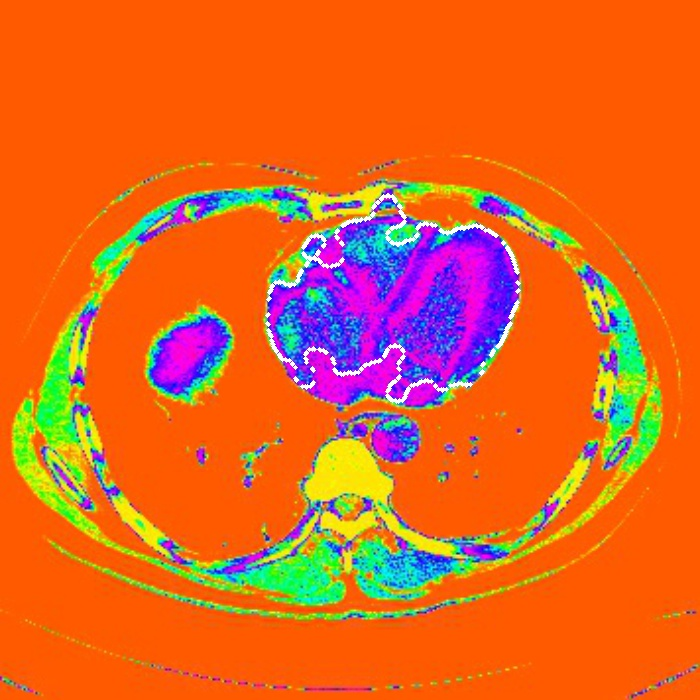
#> input picture Liver_OP_BG/liver-00000010.jpg, 700 x 700 px; its folder holds only this picture in this run
$ python tumor_trace3.py   (older library calls are emulated)
#> lines starting #> are read from the running program, lines starting #| are printed output that depends on the picture; after the words box and inside, x2 and y2 are one past the last pixel; in counts of white or black regions, pixels touching at a corner belong together
#> further down, img is the input picture: shape (700, 700, 3); mean B, G, R 35, 102.8, 224.7
from __future__ import division
import cv2
#to show the image
from matplotlib import pyplot as plt
import numpy as np
from math import cos, sin
import glob
green = (0, 255, 0)

def show(image):
    # Figure size in inches
    plt.figure(figsize=(10, 10))

    # Show image, with nearest neighbour interpolation
    plt.imshow(image, interpolation='nearest')

def overlay_mask(mask, image):
    #make the mask rgb
    rgb_mask = cv2.cvtColor(mask, cv2.COLOR_GRAY2RGB)
    #calculates the weightes sum of two arrays. in our case image arrays
    #input, how much to weight each.
    #optional depth value set to 0 no need
    img = cv2.addWeighted(rgb_mask, 0, image, 0.5, 0)
    return img

def find_biggest_contour(image):
    #Copy
    image = image.copy()
    #input, gives all the contours, contour approximation compresses horizontal,
    #vertical, and diagonal segments and leaves only their end points. For example,
    #an up-right rectangular contour is encoded with 4 points.
    #Optional output vector, containing information about the image topology.
    #It has as many elements as the number of contours.
    #we dont need it
    image, contours, hierarchy = cv2.findContours(image, cv2.RETR_LIST, cv2.CHAIN_APPROX_SIMPLE)
    #Isolate largest contour
    '''
    contour_sizes = [(cv2.contourArea(contour), contour) for contour in contours]

    biggest_contour=[]
    biggest_contour.append(max(contour_sizes, key=lambda x: x[0])[1])
    try:
    	biggest_contour.append(max(contour_sizes, key=lambda x: x[0])[2])
    except:
    	pass
    '''
    mask = np.zeros(image.shape, np.uint8)
    '''
    cv2.drawContours(mask, [biggest_contour], -1, 255, -1)
    return biggest_contour, mask
    '''
    return contours, mask

def circle_contour(image, contour):
    #Bounding ellipse
    image_with_contour = image.copy()
    #for i in range(1,5):
    cv2.drawContours(image_with_contour, contour, -1, (255,0,0), 5)
    #cv2.drawContours(image_with_contour, contour, 1, (255,0,0), 5)
    '''
    #easy function
    ellipse = cv2.fitEllipse(contour)
    #add it
    cv2.ellipse(image_with_contour, ellipse, green, 2, cv2.LINE_AA)
    '''
    #cv2.imshow("img",image_with_contour)
    #cv2.waitKey(0)
    return image_with_contour

def find_tumor(image):
    # we'll be manipulating pixels directly
    #most compatible for the transofrmations we're about to do
    image = cv2.cvtColor(image, cv2.COLOR_BGR2RGB)
    # Make a consistent size
    #get largest dimension
    max_dimension = max(image.shape)
#> max_dimension = 700
    #The maximum window size is 700 by 660 pixels. make it fit in that
    scale = 700/max_dimension
#> scale = 1
    #resize it. same width and hieght none since output is 'image'.
    image = cv2.resize(image, None, fx=scale, fy=scale)

    #we want to eliminate noise from our image. clean. smooth colors without
    #dots
    # Blurs an image using a Gaussian filter. input, kernel size, how much to filter, empty)
    image_blur = cv2.GaussianBlur(image, (7, 7), 0)
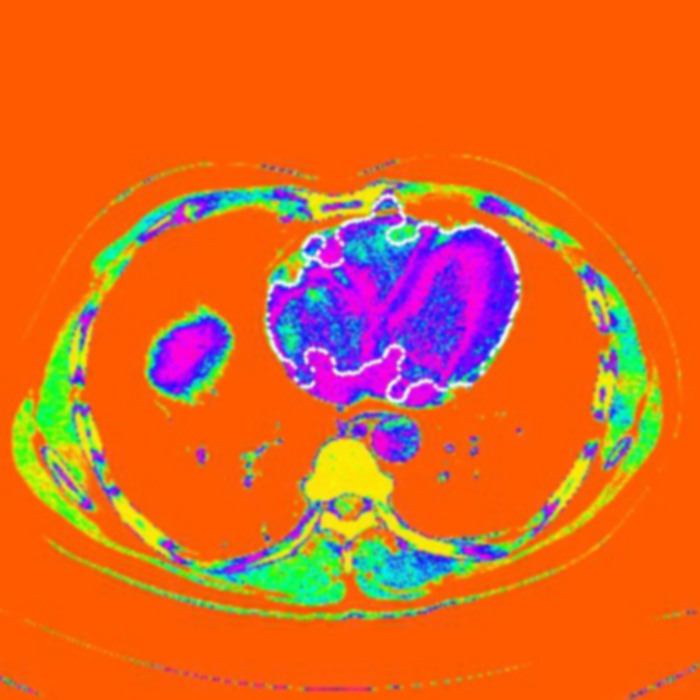
#> image_blur: shape (700, 700, 3); mean R, G, B 224.7, 102.8, 35
    #t unlike RGB, HSV separates luma, or the image intensity, from
    # chroma or the color information.
    #just want to focus on color, segmentation
    image_blur_hsv = cv2.cvtColor(image_blur, cv2.COLOR_RGB2HSV)
#> image_blur_hsv: shape (700, 700, 3); mean H, S, V 28.8, 239.7, 244

    # Filter by colour
    # Purple for Tumor
    min_color = np.array([30, 100, 80])
    max_color = np.array([110, 256, 256])
    #layer
    mask1 = cv2.inRange(image_blur_hsv, min_color, max_color)
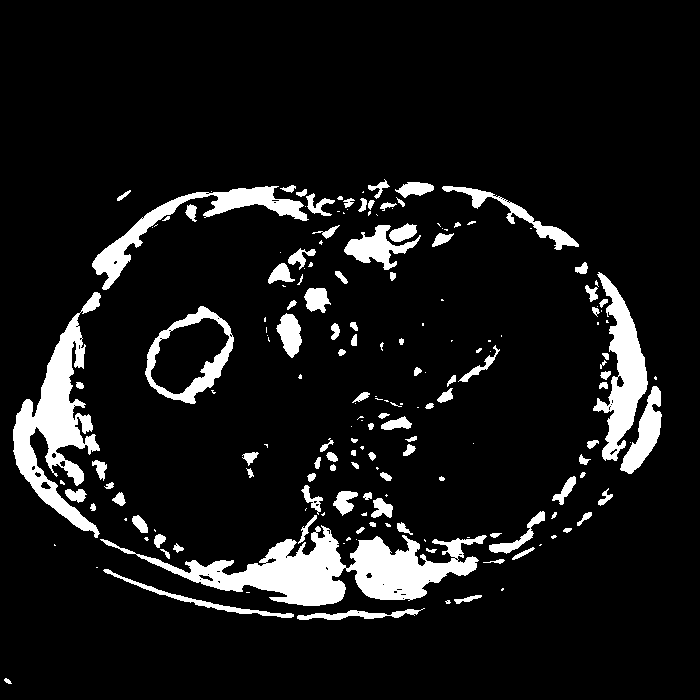
#> mask1: shape (700, 700); 9.3% white; 184 white regions (78 under 20 px), largest, box (x1, y1, x2, y2) and area: (100, 525, 487, 606) 11454, (13, 292, 101, 538) 7547, (593, 272, 648, 461) 4266

    min_color2 = np.array([170, 100, 80])
    max_color2 = np.array([180, 256, 256])
    mask2 = cv2.inRange(image_blur_hsv, min_color2, max_color2)
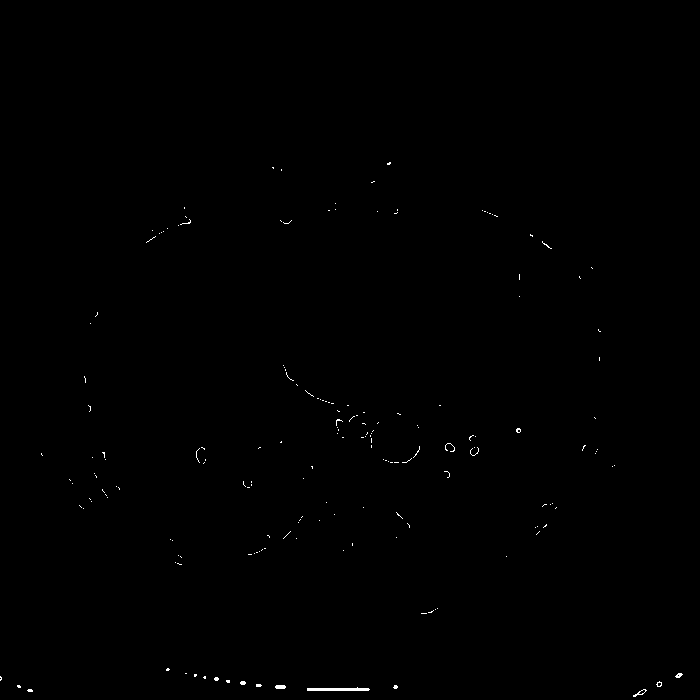
#> mask2: shape (700, 700); 0.21% white in thin lines or dots, all inside (x1, y1, x2, y2) = (0, 162, 683, 697)
    #looking for what is in both ranges
    # Combine masks
    mask = mask1 + mask2
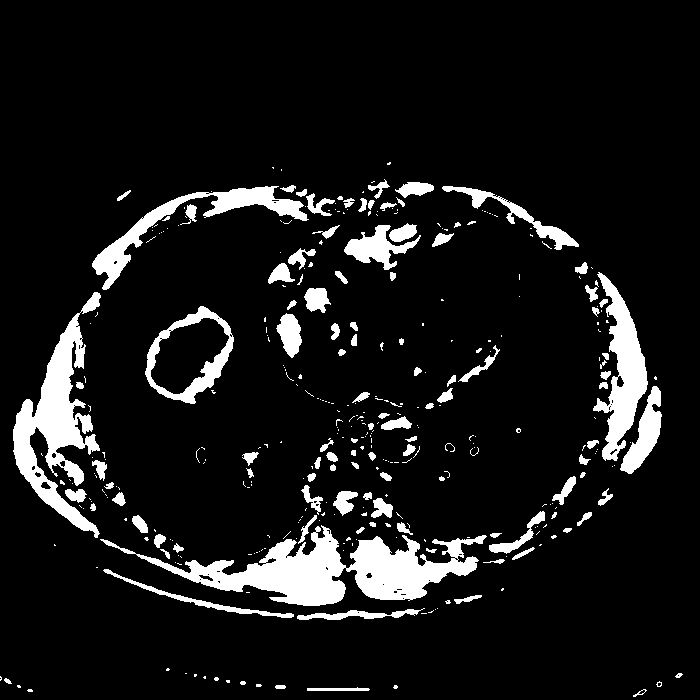
#> mask: shape (700, 700); 9.5% white; 366 white regions (254 under 20 px), largest, box (x1, y1, x2, y2) and area: (100, 525, 487, 606) 11454, (13, 292, 101, 538) 7547, (593, 272, 648, 461) 4266
    #mask = mask1
    # Clean up
    #we want to circle our tumor so we'll circle it with an ellipse
    #with a shape of 15x15
    kernel = cv2.getStructuringElement(cv2.MORPH_ELLIPSE, (15, 15))
    #morph the image. closing operation Dilation followed by Erosion.
    #It is useful in closing small holes inside the foreground objects,
    #or small black points on the object.
    mask_closed = cv2.morphologyEx(mask, cv2.MORPH_CLOSE, kernel)
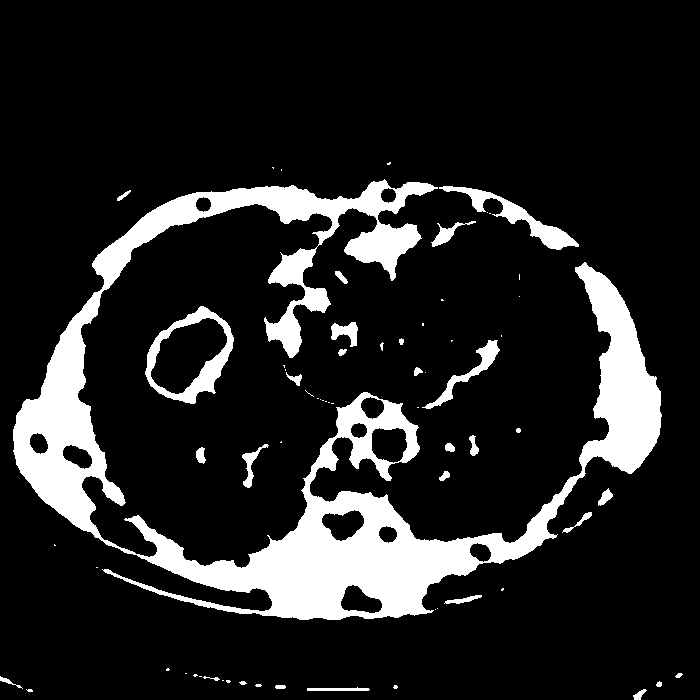
#> mask_closed: shape (700, 700); 13.9% white; 67 white regions (37 under 20 px), largest, box (x1, y1, x2, y2) and area: (13, 179, 662, 620) 60486, (145, 306, 234, 404) 2357, (439, 186, 579, 250) 1782
    #erosion followed by dilation. It is useful in removing noise
    mask_clean = cv2.morphologyEx(mask_closed, cv2.MORPH_OPEN, kernel)
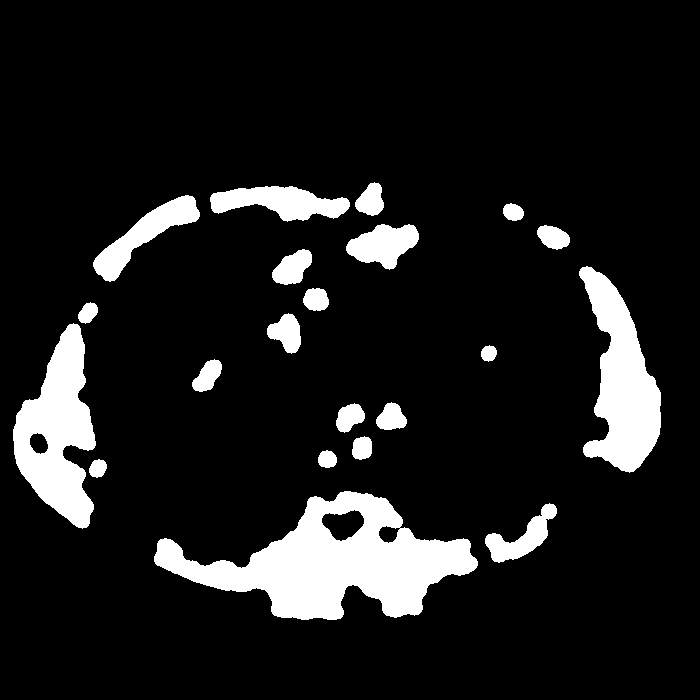
#> mask_clean: shape (700, 700); 11.1% white; 21 white regions

    # Find biggest tumor
    #get back list of segmented tumor and an outline for the biggest one
    big_tumor_contour, mask_tumors = find_biggest_contour(mask_clean)
#> in find_biggest_contour, `image, contours, hierarchy = cv2.findContours(image, cv2.RETR_LIST, cv..`: contours = 24 contours; largest, box (x1, y1, x2, y2) and area: (154, 491, 478, 620) 20068, (13, 323, 96, 529) 9476, (579, 266, 661, 473) 8727, (210, 186, 350, 222) 2870, (93, 195, 200, 282) 2802
#> mask_tumors: shape (700, 700); every value is 0
#> big_tumor_contour has the same summary as contours in find_biggest_contour

    # Overlay cleaned mask on image
    # overlay mask on image, tumor now segmented
    #overlay = overlay_mask(mask_clean, image)
    overlay = image
    # Circle biggest tumor
    #circle the biggest one
    circled = circle_contour(overlay, big_tumor_contour)
#> in circle_contour, `cv2.drawContours(image_with_contour, contour, -1, (255,0,0), 5)`:
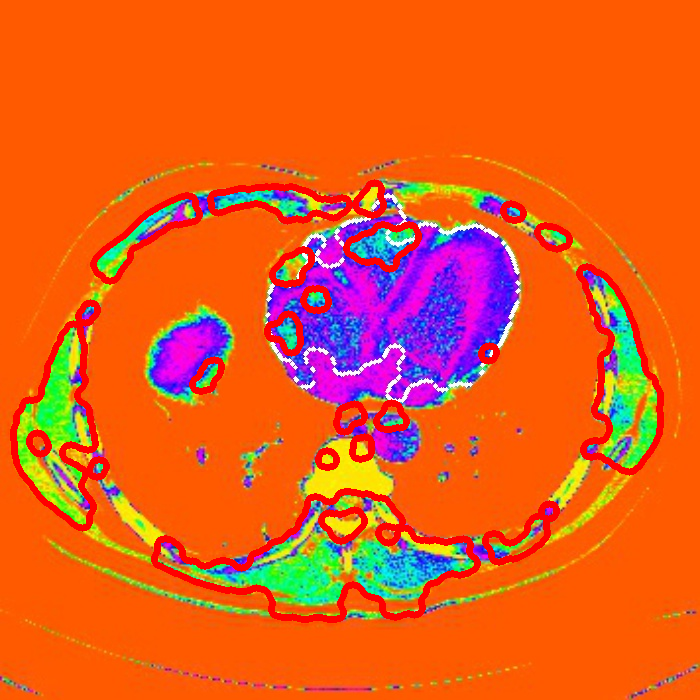
#> image_with_contour: shape (700, 700, 3); mean R, G, B 230.2, 93.6, 30.2
    show(circled)

    #we're done, convert back to original color scheme
    bgr = cv2.cvtColor(circled, cv2.COLOR_RGB2BGR)

    return bgr

#read the image
#image = cv2.imread('OP/JHS/img-8.jpg')
#image = cv2.imread('aniresult8.jpg')
#detect it
#result = find_tumor(image)
#print result
#write the new image
#cv2.imwrite('result8.jpg', result)
#work2

liver = glob.glob('Liver_OP_BG/*.jpg')
liver = sorted(liver)

for i in range(0, len(liver)):
	img = cv2.imread(liver[i])
	result = find_tumor(img)
	cv2.imwrite('Tumor_OP_BG/tumor-'+str(i).zfill(8)+'.jpg',result)

$ run again, on Liver_OP_BG/liver-00000071.jpg
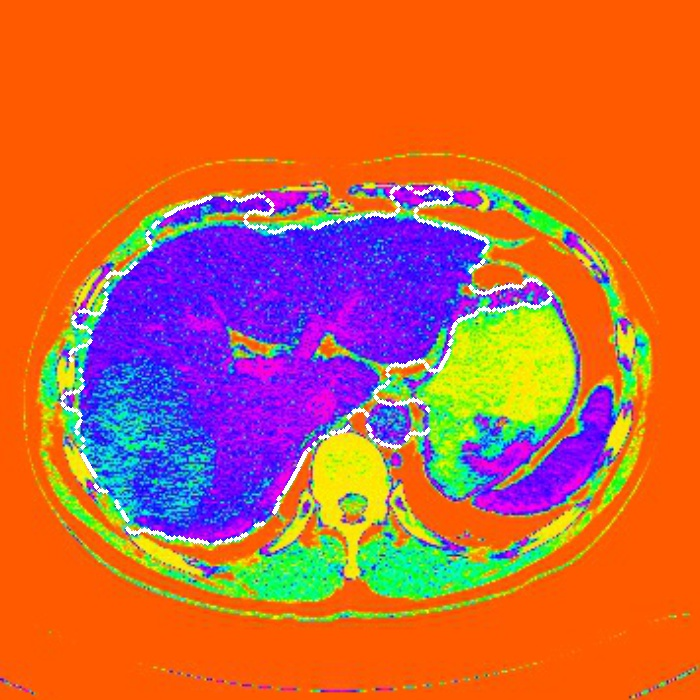
#> input picture Liver_OP_BG/liver-00000071.jpg, 700 x 700 px
#> img is the input picture: shape (700, 700, 3); mean B, G, R 64.1, 102.5, 201.8
#> image_blur_hsv: shape (700, 700, 3); mean H, S, V 42.8, 235.3, 242.4
#> in find_tumor, `mask1 = cv2.inRange(image_blur_hsv, min_color, max_color)`:
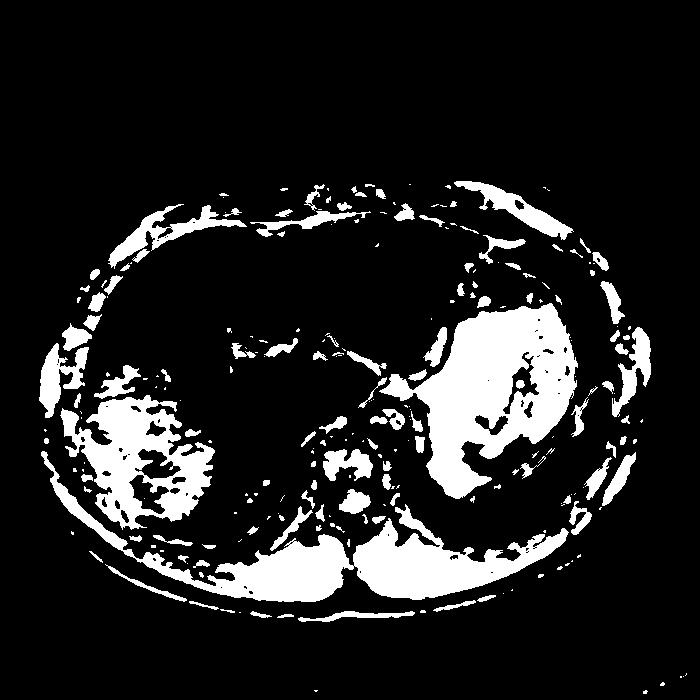
#> mask1: shape (700, 700); 13.8% white; 249 white regions (127 under 20 px), largest, box (x1, y1, x2, y2) and area: (379, 303, 578, 499) 18485, (41, 451, 569, 602) 16679, (60, 395, 215, 530) 9957
#> mask2: shape (700, 700); 0.12% white in thin lines or dots, all inside (x1, y1, x2, y2) = (0, 182, 634, 693)
#> mask_closed: shape (700, 700); 19.7% white; 53 white regions (35 under 20 px), largest, box (x1, y1, x2, y2) and area: (39, 182, 637, 622) 60540, (313, 181, 651, 509) 34018, (227, 328, 300, 359) 990
#> mask_clean: shape (700, 700); 17.4% white; 15 white regions
#> contours = 16 contours; largest, box (x1, y1, x2, y2) and area: (61, 367, 559, 613) 39076, (366, 297, 584, 502) 24168, (40, 211, 182, 417) 6324, (565, 438, 636, 532) 2714, (611, 317, 651, 422) 2647
#> mask_tumors: shape (700, 700); every value is 0
#> big_tumor_contour has the same summary as contours in find_biggest_contour
#> in circle_contour, `cv2.drawContours(image_with_contour, contour, -1, (255,0,0), 5)`:
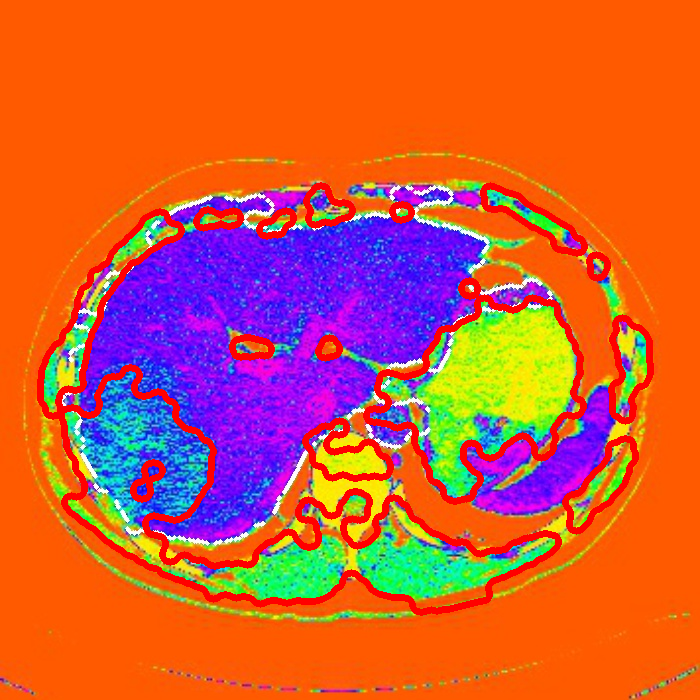
#> image_with_contour: shape (700, 700, 3); mean R, G, B 209.2, 92, 57

$ run again, on Liver_OP_BG/liver-00000054.jpg
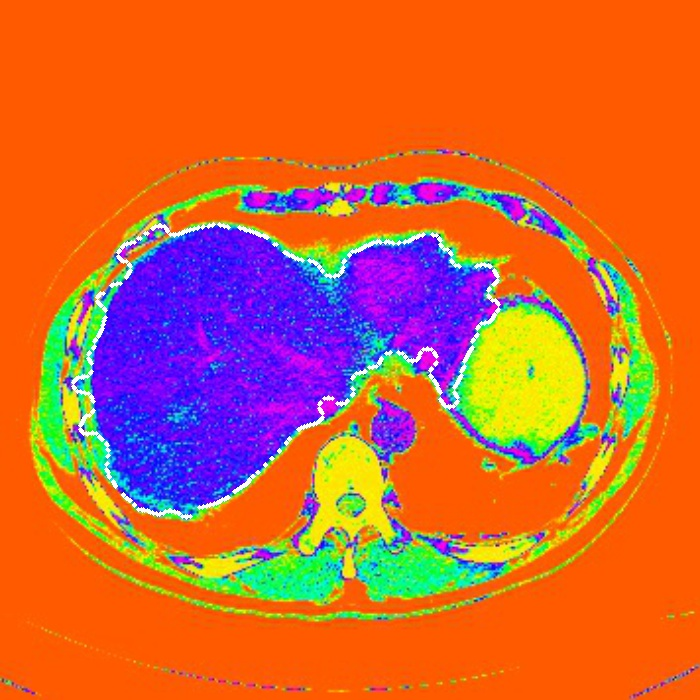
#> input picture Liver_OP_BG/liver-00000054.jpg, 700 x 700 px
#> img is the input picture: shape (700, 700, 3); mean B, G, R 53.7, 102.5, 208.1
#> image_blur_hsv: shape (700, 700, 3); mean H, S, V 37.6, 237.8, 243.5
#> in find_tumor, `mask1 = cv2.inRange(image_blur_hsv, min_color, max_color)`:
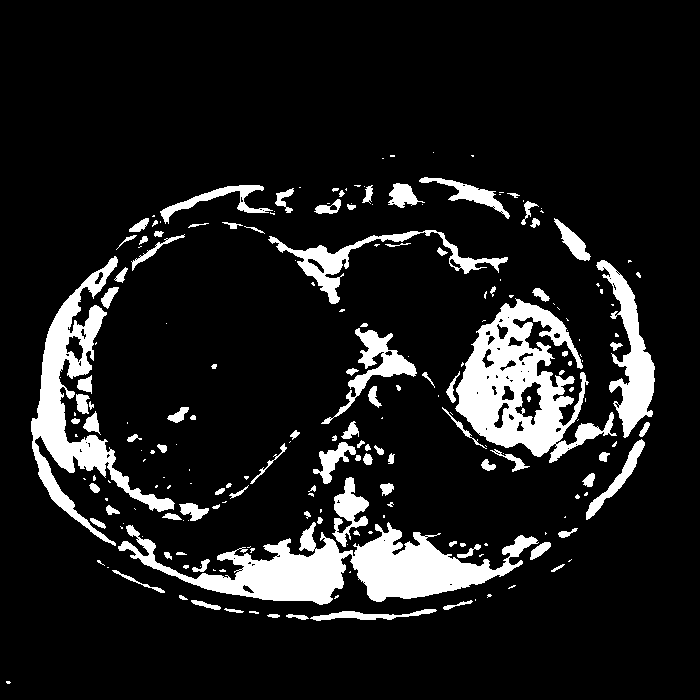
#> mask1: shape (700, 700); 11.6% white; 215 white regions (111 under 20 px), largest, box (x1, y1, x2, y2) and area: (118, 522, 539, 605) 13887, (455, 298, 617, 463) 11555, (31, 256, 175, 546) 8828
#> mask2: shape (700, 700); 0.16% white in thin lines or dots, all inside (x1, y1, x2, y2) = (24, 148, 694, 700)
#> mask_closed: shape (700, 700); 17.1% white; 56 white regions (33 under 20 px), largest, box (x1, y1, x2, y2) and area: (31, 185, 578, 621) 49415, (321, 218, 655, 520) 29936, (418, 177, 547, 228) 1582
#> mask_clean: shape (700, 700); 14% white; 16 white regions
#> contours = 17 contours; largest, box (x1, y1, x2, y2) and area: (441, 262, 654, 462) 23396, (120, 489, 551, 607) 21146, (31, 254, 135, 488) 11831, (349, 329, 412, 398) 2345, (295, 246, 349, 294) 1602
#> mask_tumors: shape (700, 700); every value is 0
#> big_tumor_contour has the same summary as contours in find_biggest_contour
#> in circle_contour, `cv2.drawContours(image_with_contour, contour, -1, (255,0,0), 5)`:
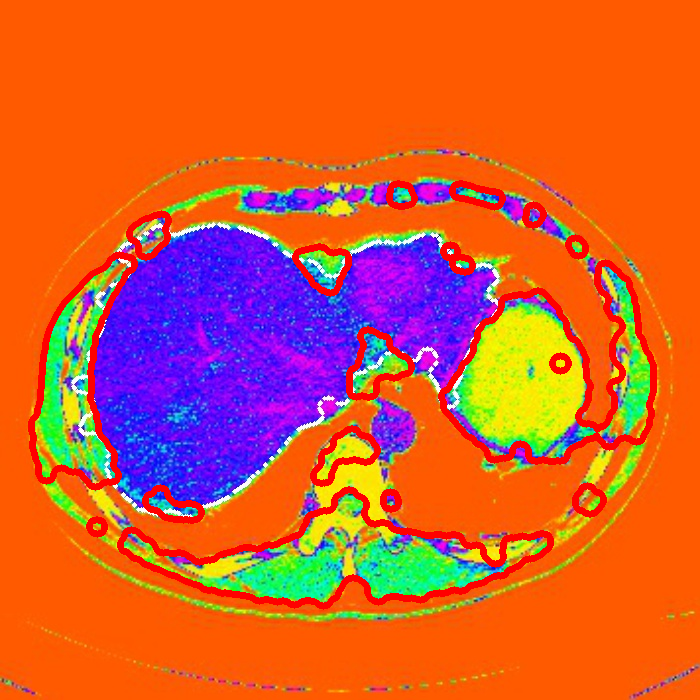
#> image_with_contour: shape (700, 700, 3); mean R, G, B 213.6, 93.3, 48.7
